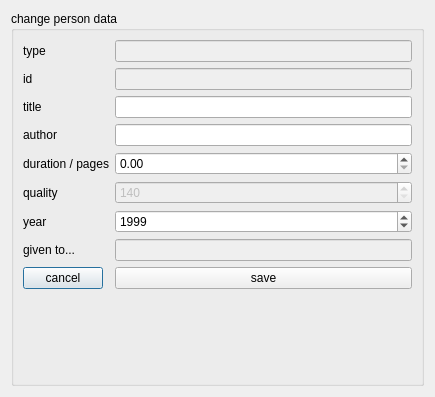
<?xml version="1.0" encoding="UTF-8"?>
<ui version="4.0">
 <class>ChangeMedium</class>
 <widget class="QDialog" name="ChangeMedium">
  <property name="geometry">
   <rect>
    <x>0</x>
    <y>0</y>
    <width>435</width>
    <height>397</height>
   </rect>
  </property>
  <property name="windowTitle">
   <string>Dialog</string>
  </property>
  <layout class="QVBoxLayout" name="verticalLayout">
   <item>
    <widget class="QGroupBox" name="groupBox">
     <property name="minimumSize">
      <size>
       <width>200</width>
       <height>200</height>
      </size>
     </property>
     <property name="title">
      <string>change person data</string>
     </property>
     <property name="flat">
      <bool>true</bool>
     </property>
     <layout class="QFormLayout" name="formLayout">
      <item row="0" column="0">
       <widget class="QLabel" name="label">
        <property name="text">
         <string>type</string>
        </property>
       </widget>
      </item>
      <item row="0" column="1">
       <widget class="QLineEdit" name="typeEdit">
        <property name="enabled">
         <bool>false</bool>
        </property>
        <property name="maxLength">
         <number>50</number>
        </property>
        <property name="readOnly">
         <bool>false</bool>
        </property>
       </widget>
      </item>
      <item row="1" column="0">
       <widget class="QLabel" name="label_2">
        <property name="text">
         <string>id</string>
        </property>
       </widget>
      </item>
      <item row="1" column="1">
       <widget class="QLineEdit" name="idEdit">
        <property name="enabled">
         <bool>false</bool>
        </property>
        <property name="maxLength">
         <number>50</number>
        </property>
        <property name="readOnly">
         <bool>false</bool>
        </property>
       </widget>
      </item>
      <item row="2" column="0">
       <widget class="QLabel" name="label_3">
        <property name="text">
         <string>title</string>
        </property>
       </widget>
      </item>
      <item row="2" column="1">
       <widget class="QLineEdit" name="titleEdit">
        <property name="maxLength">
         <number>50</number>
        </property>
       </widget>
      </item>
      <item row="3" column="0">
       <widget class="QLabel" name="label_4">
        <property name="text">
         <string>author</string>
        </property>
       </widget>
      </item>
      <item row="3" column="1">
       <widget class="QLineEdit" name="AuthorEdit">
        <property name="maxLength">
         <number>50</number>
        </property>
       </widget>
      </item>
      <item row="4" column="0">
       <widget class="QLabel" name="label_5">
        <property name="text">
         <string>duration / pages</string>
        </property>
       </widget>
      </item>
      <item row="4" column="1">
       <widget class="QDoubleSpinBox" name="durOrPagEdit">
        <property name="maximum">
         <double>10000.000000000000000</double>
        </property>
       </widget>
      </item>
      <item row="5" column="0">
       <widget class="QLabel" name="label_6">
        <property name="text">
         <string>quality</string>
        </property>
       </widget>
      </item>
      <item row="5" column="1">
       <widget class="QSpinBox" name="qualityEdit">
        <property name="enabled">
         <bool>false</bool>
        </property>
        <property name="minimum">
         <number>140</number>
        </property>
        <property name="maximum">
         <number>1080</number>
        </property>
        <property name="singleStep">
         <number>120</number>
        </property>
        <property name="value">
         <number>140</number>
        </property>
       </widget>
      </item>
      <item row="6" column="0">
       <widget class="QLabel" name="label_7">
        <property name="text">
         <string>year</string>
        </property>
       </widget>
      </item>
      <item row="6" column="1">
       <widget class="QSpinBox" name="yearEdit">
        <property name="minimum">
         <number>999</number>
        </property>
        <property name="maximum">
         <number>2020</number>
        </property>
        <property name="value">
         <number>1999</number>
        </property>
       </widget>
      </item>
      <item row="7" column="0">
       <widget class="QLabel" name="label_8">
        <property name="text">
         <string>given to...</string>
        </property>
       </widget>
      </item>
      <item row="7" column="1">
       <widget class="QLineEdit" name="givenToEdit">
        <property name="enabled">
         <bool>false</bool>
        </property>
        <property name="maxLength">
         <number>50</number>
        </property>
        <property name="readOnly">
         <bool>false</bool>
        </property>
       </widget>
      </item>
      <item row="8" column="0">
       <widget class="QPushButton" name="pushButton_2">
        <property name="text">
         <string>cancel</string>
        </property>
       </widget>
      </item>
      <item row="8" column="1">
       <widget class="QPushButton" name="pushButton">
        <property name="text">
         <string>save</string>
        </property>
       </widget>
      </item>
     </layout>
    </widget>
   </item>
  </layout>
 </widget>
 <resources/>
 <connections/>
</ui>
